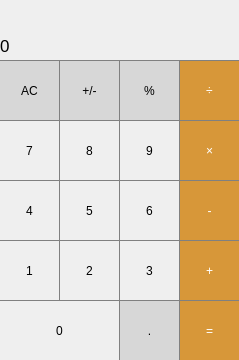
<?xml version="1.0" encoding="UTF-8"?>
<ui version="4.0">
 <class>MainWindow</class>
 <widget class="QMainWindow" name="MainWindow">
  <property name="enabled">
   <bool>true</bool>
  </property>
  <property name="geometry">
   <rect>
    <x>0</x>
    <y>0</y>
    <width>239</width>
    <height>360</height>
   </rect>
  </property>
  <property name="sizePolicy">
   <sizepolicy hsizetype="Fixed" vsizetype="Fixed">
    <horstretch>0</horstretch>
    <verstretch>0</verstretch>
   </sizepolicy>
  </property>
  <property name="minimumSize">
   <size>
    <width>239</width>
    <height>360</height>
   </size>
  </property>
  <property name="maximumSize">
   <size>
    <width>239</width>
    <height>360</height>
   </size>
  </property>
  <property name="windowIcon">
   <iconset resource="resource.qrc">
    <normaloff>:/img/171352_calculator_icon.ico</normaloff>:/img/171352_calculator_icon.ico</iconset>
  </property>
  <widget class="QWidget" name="centralwidget">
   <widget class="QLabel" name="result">
    <property name="geometry">
     <rect>
      <x>0</x>
      <y>30</y>
      <width>221</width>
      <height>31</height>
     </rect>
    </property>
    <property name="font">
     <font>
      <pointsize>13</pointsize>
     </font>
    </property>
    <property name="styleSheet">
     <string notr="true">QLabel {
	qproperty-alignment: 'AlignVCenter | AlignRight';
	border-bottom: 1px solid gray;
}

background-color: white;</string>
    </property>
    <property name="text">
     <string>0</string>
    </property>
   </widget>
   <widget class="QPushButton" name="pushButton_AC">
    <property name="geometry">
     <rect>
      <x>-1</x>
      <y>60</y>
      <width>61</width>
      <height>61</height>
     </rect>
    </property>
    <property name="styleSheet">
     <string notr="true">QPushButton {
	background-color: rgb(215, 215, 215);
	border: 1px solid gray;
}
QPushButton:pressed {
	background-color: qlineargradient(x1: 0, y1: 0, x2: 0, y2: 1,
								stop: 0 #BEBEBE, stop: 1 #D7D7D7);
}</string>
    </property>
    <property name="text">
     <string>AC</string>
    </property>
   </widget>
   <widget class="QPushButton" name="pushButton_wtf">
    <property name="geometry">
     <rect>
      <x>59</x>
      <y>60</y>
      <width>61</width>
      <height>61</height>
     </rect>
    </property>
    <property name="styleSheet">
     <string notr="true">QPushButton {
	background-color: rgb(215, 215, 215);
	border: 1px solid gray;
}
QPushButton:pressed {
	background-color: qlineargradient(x1: 0, y1: 0, x2: 0, y2: 1,
								stop: 0 #BEBEBE, stop: 1 #D7D7D7);
}</string>
    </property>
    <property name="text">
     <string>+/-</string>
    </property>
   </widget>
   <widget class="QPushButton" name="pushButton_percent">
    <property name="geometry">
     <rect>
      <x>119</x>
      <y>60</y>
      <width>61</width>
      <height>61</height>
     </rect>
    </property>
    <property name="styleSheet">
     <string notr="true">QPushButton {
	background-color: rgb(215, 215, 215);
	border: 1px solid gray;
}
QPushButton:pressed {
	background-color: qlineargradient(x1: 0, y1: 0, x2: 0, y2: 1,
								stop: 0 #BEBEBE, stop: 1 #D7D7D7);
}</string>
    </property>
    <property name="text">
     <string>%</string>
    </property>
   </widget>
   <widget class="QPushButton" name="pushButton_divide">
    <property name="geometry">
     <rect>
      <x>179</x>
      <y>60</y>
      <width>61</width>
      <height>61</height>
     </rect>
    </property>
    <property name="styleSheet">
     <string notr="true">QPushButton {
	background-color: rgb(215, 151, 57);
	color: white;
	border: 1px solid gray;
}
QPushButton:pressed {
	background-color: qlineargradient(x1: 0, y1: 0, x2: 0, y2: 1,
								stop: 0 #FF7832, stop: 1 #FF9739);
}</string>
    </property>
    <property name="text">
     <string>÷</string>
    </property>
   </widget>
   <widget class="QPushButton" name="pushButton_multiply">
    <property name="geometry">
     <rect>
      <x>179</x>
      <y>120</y>
      <width>61</width>
      <height>61</height>
     </rect>
    </property>
    <property name="styleSheet">
     <string notr="true">QPushButton {
	background-color: rgb(215, 151, 57);
	color: white;
	border: 1px solid gray;
}
QPushButton:pressed {
	background-color: qlineargradient(x1: 0, y1: 0, x2: 0, y2: 1,
								stop: 0 #FF7832, stop: 1 #FF9739);
}</string>
    </property>
    <property name="text">
     <string>×</string>
    </property>
   </widget>
   <widget class="QPushButton" name="pushButton_8">
    <property name="geometry">
     <rect>
      <x>59</x>
      <y>120</y>
      <width>61</width>
      <height>61</height>
     </rect>
    </property>
    <property name="styleSheet">
     <string notr="true">QPushButton {
	border: 1px solid gray;
}
QPushButton:pressed {
	background-color: qlineargradient(x1: 0, y1: 0, x2: 0, y2: 1,
								stop: 0 #dadbde, stop: 1 #f6f7fa);
}</string>
    </property>
    <property name="text">
     <string>8</string>
    </property>
   </widget>
   <widget class="QPushButton" name="pushButton_9">
    <property name="geometry">
     <rect>
      <x>119</x>
      <y>120</y>
      <width>61</width>
      <height>61</height>
     </rect>
    </property>
    <property name="styleSheet">
     <string notr="true">QPushButton {
	border: 1px solid gray;
}
QPushButton:pressed {
	background-color: qlineargradient(x1: 0, y1: 0, x2: 0, y2: 1,
								stop: 0 #dadbde, stop: 1 #f6f7fa);
}</string>
    </property>
    <property name="text">
     <string>9</string>
    </property>
   </widget>
   <widget class="QPushButton" name="pushButton_7">
    <property name="geometry">
     <rect>
      <x>-1</x>
      <y>120</y>
      <width>61</width>
      <height>61</height>
     </rect>
    </property>
    <property name="styleSheet">
     <string notr="true">QPushButton {
	border: 1px solid gray;
}
QPushButton:pressed {
	background-color: qlineargradient(x1: 0, y1: 0, x2: 0, y2: 1,
								stop: 0 #dadbde, stop: 1 #f6f7fa);
}</string>
    </property>
    <property name="text">
     <string>7</string>
    </property>
   </widget>
   <widget class="QPushButton" name="pushButton_minus">
    <property name="geometry">
     <rect>
      <x>179</x>
      <y>180</y>
      <width>61</width>
      <height>61</height>
     </rect>
    </property>
    <property name="styleSheet">
     <string notr="true">QPushButton {
	background-color: rgb(215, 151, 57);
	color: white;
	border: 1px solid gray;
}
QPushButton:pressed {
	background-color: qlineargradient(x1: 0, y1: 0, x2: 0, y2: 1,
								stop: 0 #FF7832, stop: 1 #FF9739);
}</string>
    </property>
    <property name="text">
     <string>-</string>
    </property>
   </widget>
   <widget class="QPushButton" name="pushButton_5">
    <property name="geometry">
     <rect>
      <x>59</x>
      <y>180</y>
      <width>61</width>
      <height>61</height>
     </rect>
    </property>
    <property name="styleSheet">
     <string notr="true">QPushButton {
	border: 1px solid gray;
}
QPushButton:pressed {
	background-color: qlineargradient(x1: 0, y1: 0, x2: 0, y2: 1,
								stop: 0 #dadbde, stop: 1 #f6f7fa);
}</string>
    </property>
    <property name="text">
     <string>5</string>
    </property>
   </widget>
   <widget class="QPushButton" name="pushButton_6">
    <property name="geometry">
     <rect>
      <x>119</x>
      <y>180</y>
      <width>61</width>
      <height>61</height>
     </rect>
    </property>
    <property name="styleSheet">
     <string notr="true">QPushButton {
	border: 1px solid gray;
}
QPushButton:pressed {
	background-color: qlineargradient(x1: 0, y1: 0, x2: 0, y2: 1,
								stop: 0 #dadbde, stop: 1 #f6f7fa);
}</string>
    </property>
    <property name="text">
     <string>6</string>
    </property>
   </widget>
   <widget class="QPushButton" name="pushButton_4">
    <property name="geometry">
     <rect>
      <x>-1</x>
      <y>180</y>
      <width>61</width>
      <height>61</height>
     </rect>
    </property>
    <property name="styleSheet">
     <string notr="true">QPushButton {
	border: 1px solid gray;
}
QPushButton:pressed {
	background-color: qlineargradient(x1: 0, y1: 0, x2: 0, y2: 1,
								stop: 0 #dadbde, stop: 1 #f6f7fa);
}</string>
    </property>
    <property name="text">
     <string>4</string>
    </property>
   </widget>
   <widget class="QPushButton" name="pushButton_plus">
    <property name="geometry">
     <rect>
      <x>179</x>
      <y>240</y>
      <width>61</width>
      <height>61</height>
     </rect>
    </property>
    <property name="styleSheet">
     <string notr="true">QPushButton {
	background-color: rgb(215, 151, 57);
	color: white;
	border: 1px solid gray;
}
QPushButton:pressed {
	background-color: qlineargradient(x1: 0, y1: 0, x2: 0, y2: 1,
								stop: 0 #FF7832, stop: 1 #FF9739);
}</string>
    </property>
    <property name="text">
     <string>+</string>
    </property>
   </widget>
   <widget class="QPushButton" name="pushButton_2">
    <property name="geometry">
     <rect>
      <x>59</x>
      <y>240</y>
      <width>61</width>
      <height>61</height>
     </rect>
    </property>
    <property name="styleSheet">
     <string notr="true">QPushButton {
	border: 1px solid gray;
}
QPushButton:pressed {
	background-color: qlineargradient(x1: 0, y1: 0, x2: 0, y2: 1,
								stop: 0 #dadbde, stop: 1 #f6f7fa);
}</string>
    </property>
    <property name="text">
     <string>2</string>
    </property>
   </widget>
   <widget class="QPushButton" name="pushButton_3">
    <property name="geometry">
     <rect>
      <x>119</x>
      <y>240</y>
      <width>61</width>
      <height>61</height>
     </rect>
    </property>
    <property name="styleSheet">
     <string notr="true">QPushButton {
	border: 1px solid gray;
}
QPushButton:pressed {
	background-color: qlineargradient(x1: 0, y1: 0, x2: 0, y2: 1,
								stop: 0 #dadbde, stop: 1 #f6f7fa);
}</string>
    </property>
    <property name="text">
     <string>3</string>
    </property>
   </widget>
   <widget class="QPushButton" name="pushButton_1">
    <property name="geometry">
     <rect>
      <x>-1</x>
      <y>240</y>
      <width>61</width>
      <height>61</height>
     </rect>
    </property>
    <property name="styleSheet">
     <string notr="true">QPushButton {
	border: 1px solid gray;
}
QPushButton:pressed {
	background-color: qlineargradient(x1: 0, y1: 0, x2: 0, y2: 1,
								stop: 0 #dadbde, stop: 1 #f6f7fa);
}</string>
    </property>
    <property name="text">
     <string>1</string>
    </property>
   </widget>
   <widget class="QPushButton" name="pushButton_equal">
    <property name="geometry">
     <rect>
      <x>179</x>
      <y>300</y>
      <width>61</width>
      <height>61</height>
     </rect>
    </property>
    <property name="styleSheet">
     <string notr="true">QPushButton {
	background-color: rgb(215, 151, 57);
	color: white;
	border: 1px solid gray;
}
QPushButton:pressed {
	background-color: qlineargradient(x1: 0, y1: 0, x2: 0, y2: 1,
								stop: 0 #FF7832, stop: 1 #FF9739);
}</string>
    </property>
    <property name="text">
     <string>=</string>
    </property>
   </widget>
   <widget class="QPushButton" name="pushButton_dot">
    <property name="geometry">
     <rect>
      <x>119</x>
      <y>300</y>
      <width>61</width>
      <height>61</height>
     </rect>
    </property>
    <property name="styleSheet">
     <string notr="true">QPushButton {
	background-color: rgb(215, 215, 215);
	border: 1px solid gray;
}
QPushButton:pressed {
	background-color: qlineargradient(x1: 0, y1: 0, x2: 0, y2: 1,
								stop: 0 #BEBEBE, stop: 1 #D7D7D7);
}</string>
    </property>
    <property name="text">
     <string>.</string>
    </property>
   </widget>
   <widget class="QPushButton" name="pushButton_0">
    <property name="geometry">
     <rect>
      <x>-1</x>
      <y>300</y>
      <width>121</width>
      <height>61</height>
     </rect>
    </property>
    <property name="styleSheet">
     <string notr="true">QPushButton {
	border: 1px solid gray;
}
QPushButton:pressed {
	background-color: qlineargradient(x1: 0, y1: 0, x2: 0, y2: 1,
								stop: 0 #dadbde, stop: 1 #f6f7fa);
}</string>
    </property>
    <property name="text">
     <string>0</string>
    </property>
   </widget>
   <widget class="QLabel" name="func">
    <property name="geometry">
     <rect>
      <x>0</x>
      <y>10</y>
      <width>221</width>
      <height>21</height>
     </rect>
    </property>
    <property name="styleSheet">
     <string notr="true">QLabel {
	qproperty-alignment: 'AlignVCenter | AlignRight';
	border-bottom: 1px solid gray;
	color: grey;
}

background-color: white;</string>
    </property>
    <property name="text">
     <string/>
    </property>
   </widget>
  </widget>
 </widget>
 <resources>
  <include location="resource.qrc"/>
 </resources>
 <connections/>
</ui>
